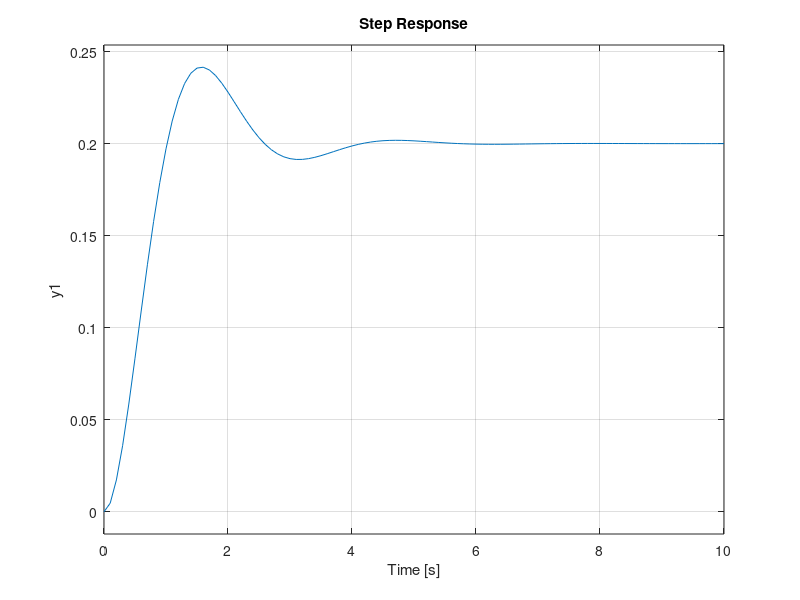

MATLAB code to generate this figure:
% Copyright Sep, 2023, All Rights Reserved.
% Code by Zeyad M. Manaa.
% For:
%   - AE 315 - Systems and Control Course.
%   - Fall 2023

clear all; clc;

num = [1];
den = [1 2 5];

G = tf(num, den);

figure;
step(G, 10)